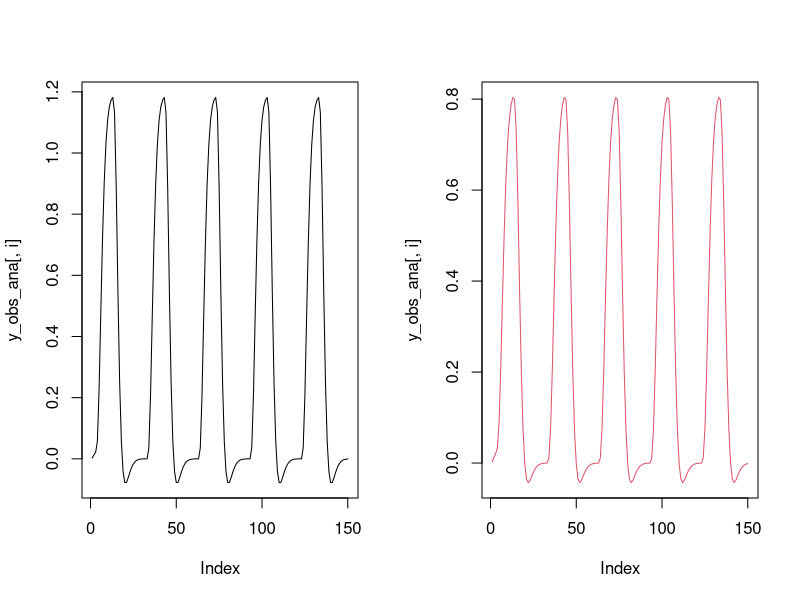
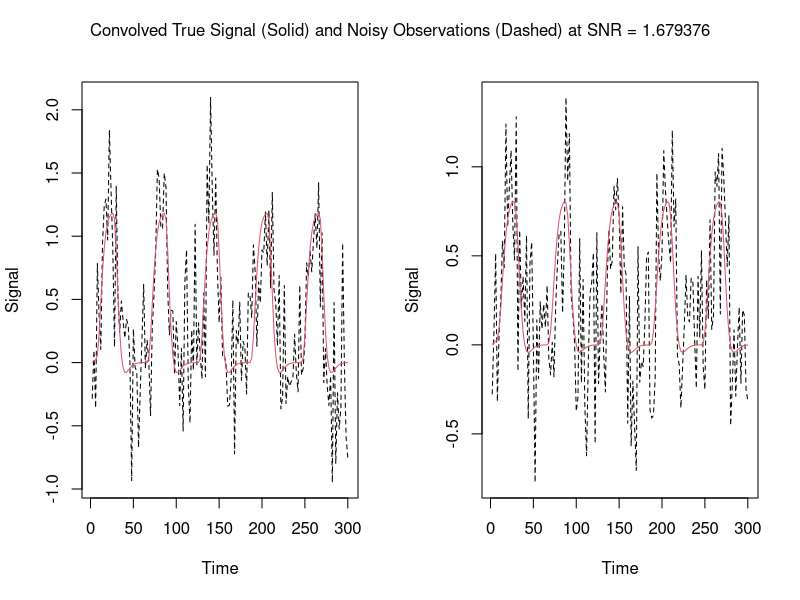

Generate these figures, in order, with R: (Note: this script raises an error after producing the figures.)
remove(list=ls())

# Packages
library(expm)
library(posterior)

# Generating inputs
##########################
m = 2; n_u = 2; max_time = 150*2
nu = list(nu_A = c(0.4,0.3,-0.1,0.15), nu_B = c(-0.2,0.05), nu_C=c(0.7)) 
idxs = list(A_idxs = matrix(c(2,1,
                              1,2,
                              1,1,
                              2,2), byrow = T, ncol=2),
            B_idxs = matrix(c(2,1,2,
                              2,2,2), byrow=T, ncol = 3),
            C_idxs = matrix(c(1,1), byrow=T, ncol=2))
times = NULL
input = NULL

linear <- function(t, z, params, input) {
  # t is the current time point in the integration, 
  # z is the current estimate of the variables in the ODE system
  A = params[["A"]]
  B = params[["B"]] 
  C = params[["C"]]
  u = matrix(input(t),ncol=1)
  B_all = Reduce("+", lapply(1:nrow(u), function(i) u[i,1]*B[[i]])) 
  dz <- (A+B_all)%*%z + C%*%u
  return(list(dz))
}
gen_input = function(times, start_time, end_time, duration,between_duration){
  input = rep(0,length(times))
  
  current_start_time = start_time
  time_points = matrix(nrow = 0,ncol=2)
  while(1){
    current_end_time = current_start_time + duration 
    if(current_end_time > end_time){current_end_time = end_time}
    time_points = rbind(time_points, c(current_start_time, current_end_time))
    if(current_end_time + between_duration < end_time){
      current_start_time = current_end_time + between_duration 
    }else{
      break
    }
  }
  for(i in 1:nrow(time_points)){
    input[time_points[i,1]<times & times <=time_points[i,2]] = 1
  }
  input
}
struct_paramMats = function(m, n_u, idxs, nu){
  
  A = matrix(data = 0,nrow = m, ncol = m)
  for(i in 1:nrow(idxs$A_idxs)){
    A[idxs$A_idxs[i,1], idxs$A_idxs[i,2]] = with(nu,nu_A[i])
  }
  diag(A) = -0.5*exp(diag(A))
  
  B = lapply(1:n_u, function(x){matrix(data = 0,nrow = m, ncol = m)})
  for(i in 1:nrow(idxs$B_idxs)){
    B[[idxs$B_idxs[i,1]]][idxs$B_idxs[i,2], idxs$B_idxs[i,3]] = with(nu,nu_B[i])
  }
  
  C = matrix(data=0, nrow = m, ncol = n_u)
  for(i in 1:nrow(idxs$C_idxs)){
    C[idxs$C_idxs[i,1], idxs$C_idxs[i,2]] = with(nu,nu_C[i])
  }
  
  return(list(A=A,B=B,C=C))
  
}


if(is.null(times)){times <- seq(0, max_time, 2)}

if(is.null(input)){
  input1  = gen_input(times,start_time = 5,end_time = max(times),duration = 20,between_duration=40)
  input2  = gen_input(times,start_time = 25,end_time = max(times),duration = 20,between_duration=40)
  input = cbind(input1, input2)
}else{
  if(length(times)!=nrow(input)){stop("length(input)!=nrow(input)")}
}

input_u = function(t){
  sapply(1:ncol(input), function(j) approxfun(x = times,y = input[,j], rule=2, method="const",f=0)(t))
}

n_u = length(input_u(0))
u = input[-1,]

# set up parameters
paramMats = struct_paramMats(m = m,n_u = n_u,idxs = idxs,nu = nu)

# Simulating data
# Solving piecewise analytically
##########################
# Function to get changepoints in u when u(t) is any dimension
get_changepoints <- function(input){
  
  # Get dataframe of indices when changes occur
  changes <- as.data.frame(which(abs(diff(input)) >= 1, arr.ind = T))
  changes$row <- changes$row+1 # add 1 to row index to indicate the row the change starts
  changes <- changes[order(changes$row),] # ascending order
  
  # Make duplicates their own category to reflect when switching from input1 -> input2
  changes <- changes[!duplicated(changes$row),] # remove duplicates
  
  # Add in last row to reflect final block of times
  changes <- rbind(changes, c(nrow(input),0))$row
  
  # Return dataframe
  return(changes)
}

# Scenario a: u(t) = 0
eval_u_a <- function(t, z0, A, prev_index){
  expm::expAtv(A = A, t = times[t]-times[prev_index], v = z0)$eAtv
}

# Scenario b: u(t) != 0
eval_u_b <- function(t, z0, A, B, C, input, prev_index){
  A0 = A + Reduce("+",lapply(1:ncol(input), function(i) input[t-1,i]*B[[i]]))
  b0 = as.numeric(C%*%input[t-1,])
  zstar = -solve(A0,b0)
  expm::expAtv(A = A0,t = times[t]-times[prev_index],v = z0-zstar)$eAtv + zstar
}

# Function to get piecewise analytic solution to ODE
get_AnalyticSol <- function(input, changes, times, parms, m, v0 = NULL){
  
  # Get initial values if not specified
  if (is.null(v0) == T) {v0 <- rep(0.1,m)}
  
  # Matrix to store solution
  sol <- matrix(NA, nrow = length(times), ncol = m)
  sol[1,] <- v0 # add initial values
  
  # Initialize at u(t)=0
  prev_index <- 1
  
  # For loop to go from one change to the next
  for (i in 1:length(changes)){
    
    # Denote index for which we will work up to
    index <- changes[i]
    
    # Update solution based on change_type
    if (sum(input[index-1,]) == 0){
      sol[(prev_index+1):index,] <- t(sapply((prev_index+1):index, eval_u_a, 
                                             z0 = sol[prev_index,], A = parms$A,
                                             prev_index = prev_index))
    } else {
      if(sum(input[index-1,]) != 0){
        sol[(prev_index+1):index,] <- t(sapply((prev_index+1):index, eval_u_b, 
                                               z0 = sol[prev_index,], A = parms$A, 
                                               B = parms$B, C = parms$C,
                                               input = input, prev_index = prev_index))
      }
    }
    
    # Update indices
    prev_index <- index 
    
  }
  return(sol)
}
##########################

# Running functions to get analytic solution
# Obtain dataframe of changes based on input
changes <- get_changepoints(input)

# Running final function
analytic_sol <- get_AnalyticSol(input, changes, times, parms = paramMats, m)

# Quickly check with forward solving ODE numerically - good
library(deSolve)
numeric_sol <- ode(y = rep(0.1,m),
                   times = times,
                   func = linear,
                   parms= with(paramMats, list(A=A, B=B, C=C)),
                   input = input_u,                   
                   atol = 1e-6, 
                   rtol = 1e-6
)

round(abs(analytic_sol-numeric_sol[,-1]),digits=4)

##########################

# convolution with HRF
# https://bic-berkeley.github.io/psych-214-fall-2016/convolution_background.html
HRF = function(t){dgamma(x = t, shape = 6,rate = 1) - (1/6)*dgamma(x = t,shape = 16,rate = 1)}
HRF_mu = function(mu,tp){
  convolve(mu, rev(HRF(tp)),type="open")[1:length(tp)]
}

y_obs_ana = sapply(1:m, function(i) HRF_mu(analytic_sol[-1,i],times[-1]))

par(mfrow = c(1,2))
for (i in 1:m) plot(y_obs_ana[,i], type = 'l', col = i)
#############################


# Add some white Gaussian noise according to approximate SNR obtained from SPM motion data
SNR = 1.679376
variance <-  numeric()
y_obs <- matrix(NA, nrow = length(times)-1, ncol = m)
for (j in 1:m){
  set.seed(j)
  variance[j] <- (var(y_obs_ana[,j])+(mean(y_obs_ana[,j]))^2)/SNR
  y_obs[,j] <- y_obs_ana[,j] + rnorm(length(times)-1, mean = 0, sd = sqrt(variance[j]))
}

variance
sqrt(variance)

par(mfrow=c(1,2))
for (i in 1:m){
  plot(times[-1],y_obs[,i],col=1,
       type='l',lty=2,xlab = "Time",ylab = "Signal")
  lines(times[-1],y_obs_ana[,i],col=2)
}
mtext(paste("Convolved True Signal (Solid) and Noisy Observations (Dashed) at SNR = ",
            SNR,sep = ""), side = 3, line = -2, outer = T)

##########################################

# Save/export data
dat <- list(times = times[-1], u = u, y_obs = y_obs)
save(dat, file = "Balloon_Simulation/Data/canonical_sim_data_diagAB.RData")

############################
# Structural identifiability check
# (A1)-(A4) met
# A%*%s vectors are independent (A5)
z0 <- rep(0.1,m)
mat <- cbind(z0,paramMats$A%*%z0)
solve(mat,c(0,0))

# A has d distinct eigenvalues (A6)
eigen(paramMats$A)$values

# Eigenvalues of matrix exponential of \Tilde(A) are all positive real (A7)
eigen(expm(paramMats$A + paramMats$B[[1]]))$values
eigen(expm(paramMats$A + paramMats$B[[2]]))$values

# Data blocks invertible for each condition (A8)
solve(cbind(dat$y_obs[3:5,],1))
solve(cbind(dat$y_obs[13:15,],1))
